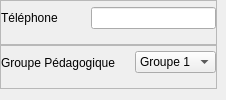
           <widget class="QWidget" name="widget_3" native="true">
            <layout class="QVBoxLayout" name="verticalLayout_7">
             <property name="spacing">
              <number>0</number>
             </property>
             <property name="leftMargin">
              <number>0</number>
             </property>
             <property name="topMargin">
              <number>0</number>
             </property>
             <property name="rightMargin">
              <number>9</number>
             </property>
             <item>
              <widget class="QFrame" name="frame_6">
               <property name="frameShape">
                <enum>QFrame::StyledPanel</enum>
               </property>
               <property name="frameShadow">
                <enum>QFrame::Raised</enum>
               </property>
               <layout class="QHBoxLayout" name="horizontalLayout_9">
                <property name="leftMargin">
                 <number>0</number>
                </property>
                <property name="topMargin">
                 <number>0</number>
                </property>
                <property name="rightMargin">
                 <number>0</number>
                </property>
                <item>
                 <widget class="QLabel" name="label_57">
                  <property name="text">
                   <string>Téléphone        </string>
                  </property>
                 </widget>
                </item>
                <item>
                 <widget class="QLineEdit" name="udpateTelephone"/>
                </item>
               </layout>
              </widget>
             </item>
             <item>
              <widget class="QFrame" name="frame_5">
               <property name="frameShape">
                <enum>QFrame::StyledPanel</enum>
               </property>
               <property name="frameShadow">
                <enum>QFrame::Raised</enum>
               </property>
               <layout class="QHBoxLayout" name="horizontalLayout_8">
                <property name="leftMargin">
                 <number>0</number>
                </property>
                <property name="topMargin">
                 <number>0</number>
                </property>
                <property name="rightMargin">
                 <number>0</number>
                </property>
                <item>
                 <widget class="QLabel" name="label_56">
                  <property name="text">
                   <string>Groupe Pédagogique    </string>
                  </property>
                  <property name="wordWrap">
                   <bool>true</bool>
                  </property>
                 </widget>
                </item>
                <item>
                 <widget class="QComboBox" name="updateGroupePedag">
                  <property name="sizePolicy">
                   <sizepolicy hsizetype="Expanding" vsizetype="Fixed">
                    <horstretch>0</horstretch>
                    <verstretch>0</verstretch>
                   </sizepolicy>
                  </property>
                  <item>
                   <property name="text">
                    <string>Groupe 1</string>
                   </property>
                  </item>
                  <item>
                   <property name="text">
                    <string>Groupe 2</string>
                   </property>
                  </item>
                  <item>
                   <property name="text">
                    <string>Groupe 3</string>
                   </property>
                  </item>
                  <item>
                   <property name="text">
                    <string>Groupe 4</string>
                   </property>
                  </item>
                 </widget>
                </item>
               </layout>
              </widget>
             </item>
            </layout>
           </widget>
